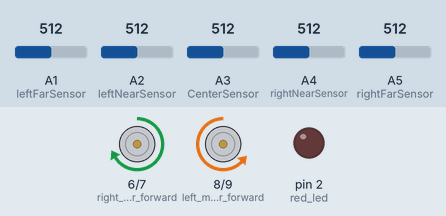
Simulated run of this sketch. Board: Arduino Uno, built with avr-gcc and run on an emulated ATmega328P. Shown: motor-driver pin pairs drawn as motors (green arrow = first pin HIGH = forward, orange = second pin HIGH = backward, longer = more drive, scaled by the enable pin), output pins drawn as LEDs (lit = HIGH). Inputs (shaded band) come from the test bench; at power-on: A2 (leftNearSensor) = 512, A1 (leftFarSensor) = 512, A3 (CenterSensor) = 512, A4 (rightNearSensor) = 512, A5 (rightFarSensor) = 512. What the sketch prints to the serial monitor is not drawn.

Above: at 0.4 s.
1.3 s: A2 (leftNearSensor) set to 140
At 3.9 s:
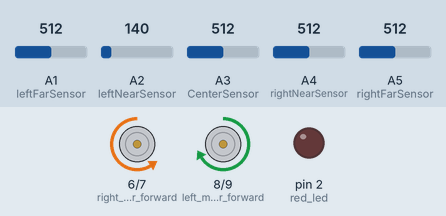
4.3 s: A1 (leftFarSensor) set to 159
At 6.8 s:
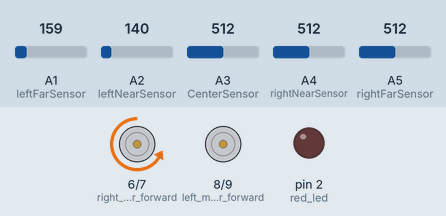
7.3 s: A1 (leftFarSensor) set to 133
At 7.5 s:
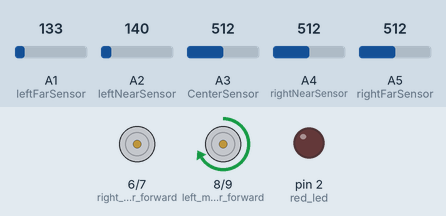
10.3 s: A2 (leftNearSensor) set to 160
At 10.4 s:
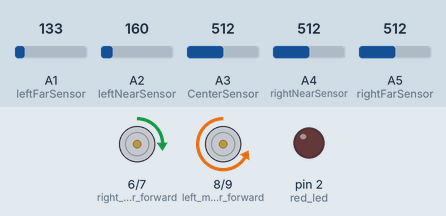
13.3 s: A1 (leftFarSensor) set to 160
16.3 s: A2 (leftNearSensor) set to 30
Timing chart, 0 to 36.7 s (numbered marks = the images above; inputs shaded):
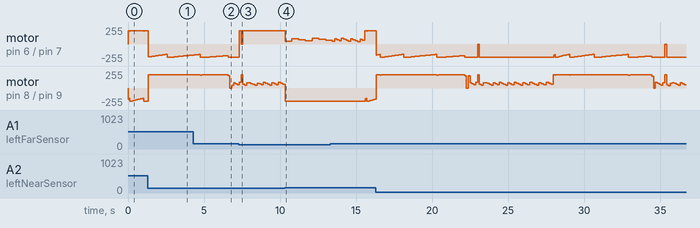

The sketch:

final01.ino
```cpp
int CenterSensor     =  A3;
int leftNearSensor   =  A2;
int leftFarSensor  =    A1;
int rightNearSensor =   A4;
int rightFarSensor   =  A5;


// IR Sensor readings
int CenterReading;
int leftNearReading;
int leftFarReading;
int rightNearReading;
int rightFarReading;
int threshold = 150;

int red_led=2;


int left_motor_forward =8;
int left_motor_backward =9;
int right_motor_forward=6;
int right_motor_backward=7;
int left_motor_pwm=10;
int right_motor_pwm=5;


int set_point = 2560;
int max_speed = 200;
//set Max Speed Value
float Kp = 0.0075;//set Kp Value
float Ki =0.0008;//set Ki Value
float Kd =0.55 ;//set Kd Value

int proportional=0;
int integral=0;
int derivative=0;
int last_proportional=0;
int right_speed=0;
int left_speed=0;
int sensors_sum=0;
int sensors_average=0;
int sensors[5]={0,0,0,0,0};
int Position=0;
int error_value=0;


char path[100]={};
char direction;
int pathlength=0;
int pathindex=0;
int shortDone=0;


void pid_calc()
{


  proportional=Position-set_point;
  integral = integral + proportional;
  derivative = proportional - last_proportional;
  last_proportional = proportional;
  error_value = int(proportional * Kp + integral * Ki + derivative * Kd);
                                              //Restricting the error value between +256.

  left_speed=max_speed-error_value;
  right_speed=max_speed+error_value;

  if(left_speed<0)
  {
    left_speed=0;
  }
  if(left_speed>200)
  {
    left_speed=200;
  }
  if(right_speed<0)
  {
    right_speed=0;
  }
  if(right_speed>200)
  {
    right_speed=200;
  }
}


void Stop()
{
  digitalWrite(left_motor_forward,LOW);
  digitalWrite(right_motor_forward,LOW);
  digitalWrite(left_motor_backward,LOW);
  digitalWrite(right_motor_backward,LOW);
  intersection('E');
  Serial.println("straight/n");

}

void forward()
{

  digitalWrite(left_motor_forward,HIGH);
  digitalWrite(right_motor_forward,HIGH);
  digitalWrite(left_motor_backward,LOW);
  digitalWrite(right_motor_backward,LOW);
  analogWrite(left_motor_pwm,left_speed);
  analogWrite(right_motor_pwm,right_speed);
  intersection('S');
  Serial.println("striaght/n");
}


void u_turn() //turn around
{

  left_turn();
  left_turn();
  intersection('B');
 Serial.println("backward/n");

}


void right_turn()  //hard right turn
{

  digitalWrite(left_motor_forward,1);
  digitalWrite(right_motor_forward,0);
  digitalWrite(left_motor_backward,0);
  digitalWrite(right_motor_backward,1);
  analogWrite(left_motor_pwm,left_speed);
  analogWrite(right_motor_pwm,right_speed);
  intersection('R');
  Serial.println("right/n");

    //you may have to vary the delay for perfect right turn..

}

void left_turn()    //hard left turn
{

  digitalWrite(left_motor_forward,0);
  digitalWrite(right_motor_forward,1);
  digitalWrite(left_motor_backward,1);
  digitalWrite(right_motor_backward,0);
  analogWrite(left_motor_pwm,right_speed);
  analogWrite(right_motor_pwm,left_speed);
  intersection('L');
  Serial.println("left/n");

    //you may have to vary the delay for perfect right turn..

}

void intersection(char direction){

  path[pathlength]=direction;
  pathlength++;

  shortpath();
  for(int i=0;i<pathlength;i++){
    Serial.print(path[i]);
  }

}

void shortpath(){

  if(pathlength>=3 && path[pathlength-2]=='B')
  {
    shortDone=0;
    if(path[pathlength-3] == 'L' && path[pathlength - 1] == 'R')
  {
    pathlength -= 3;
    path[pathlength] = 'B';
    shortDone=1;
  }
  if(path[pathlength-3] == 'L' && path[pathlength - 1] == 'S' && shortDone == 0)
  {
    pathlength -= 3;
    path[pathlength] = 'R';
    shortDone = 1;
  }
  if(path[pathlength-3] == 'R' && path[pathlength - 1] == 'L' && shortDone == 0)
  {
    pathlength-=3;
    path[pathlength] = 'B';
    shortDone=1;
  }
  if(path[pathlength-3] == 'S' && path[pathlength - 1] == 'L' && shortDone == 0)
  {
    pathlength -= 3;
    path[pathlength] = 'R';
    shortDone = 1;
  }
  if(path[pathlength-3] == 'S' && path[pathlength - 1] =='S' && shortDone == 0)
  {
    pathlength-=3;
    path[pathlength] = 'B';
    shortDone=1;
  }
  if(path[pathlength-3] == 'L' && path[pathlength - 1] =='L' && shortDone == 0)
  {
    pathlength -= 3;
    path[pathlength] = 'S';
    shortDone = 1;
  }

}

  else if((path[pathlength-2]=='L' && path[pathlength-3]=='R') || (path[pathlength-2]=='R'&& path[pathlength-3]=='L') && shortDone ==0 ){
    pathlength-=3;
    shortDone=1;
  }

}


void readSensors()  //accepts input from sensors
{
  CenterReading      =    analogRead(CenterSensor);
  leftNearReading    =    analogRead(leftNearSensor);
  leftFarReading     =    analogRead(leftFarSensor);
  rightNearReading   =    analogRead(rightNearSensor);
  rightFarReading    =    analogRead(rightFarSensor);
}


void setup() {

  Serial.begin(9600);


pinMode  (A1, INPUT);
pinMode  (A2, INPUT);
pinMode  (A3, INPUT);
pinMode  (A4, INPUT);
pinMode  (A5, INPUT);

pinMode (5, OUTPUT);
pinMode (6, OUTPUT);
pinMode (7, OUTPUT);
pinMode (8, OUTPUT);
pinMode (9, OUTPUT);
pinMode(10, OUTPUT);
pinMode(red_led,OUTPUT);
}

void loop ()
{
  readSensors();
  pid_calc();

  if(CenterReading>threshold  && leftNearReading<threshold && leftFarReading<threshold  )
  {
    forward();
   // Serial.print();
  }


  else if (leftNearReading>threshold && leftFarReading>threshold)
    {
      left_turn();
     // Serial.print();
    }

  else if(rightNearReading>threshold &&  rightFarReading>threshold && CenterSensor<threshold && leftNearReading<threshold)
    {
     right_turn();
     //Serial.print();
    }


  else if (CenterReading>threshold && leftNearReading>threshold && rightNearReading>threshold)
    {
      u_turn();
     // Serial.print();
    }

  else if (CenterReading>threshold  && leftNearReading>threshold && rightNearReading>threshold)
   { forward();
     delay (10);
     Stop();
     readSensors();
     if (leftNearReading>threshold && CenterReading<threshold && rightNearReading<threshold)
      {
        Stop();
        digitalWrite(red_led,HIGH);
        delay(2560);

      }
         else
          {
            left_turn();
          }
   }

}
```

Measured:
- the behaviour switches between 150 and 149 on A1 (leftFarSensor) (found by bisection; images 2 and 3)
- after the input at 10.3 s, motor on pin 6 (right_motor_forward) / pin 7 (right_motor_backward): ramps from forward 86/255 to forward 40/255 and jumps back, once every 1.3 s
